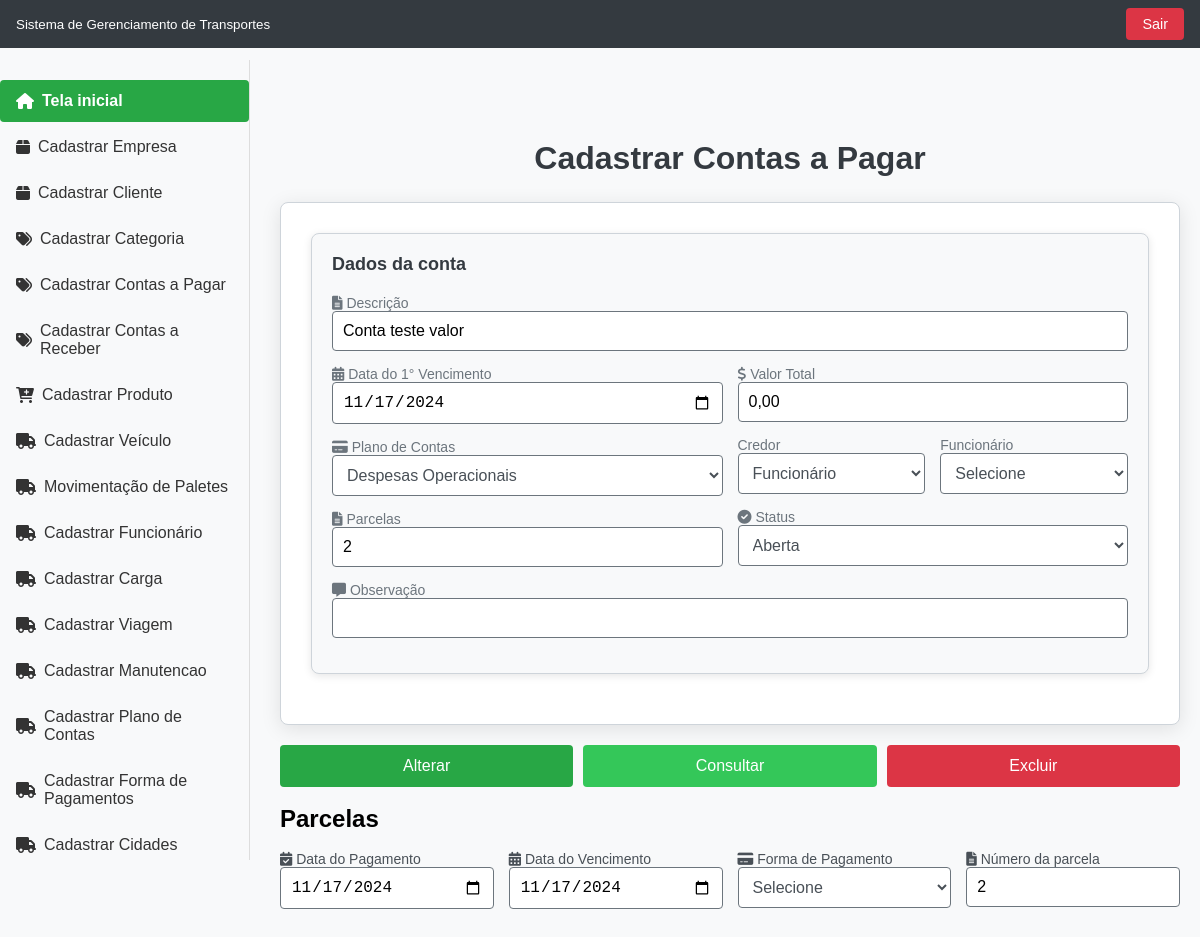
The page /tcc/contasPagar/ver?id=2 on the database as committed earlier.
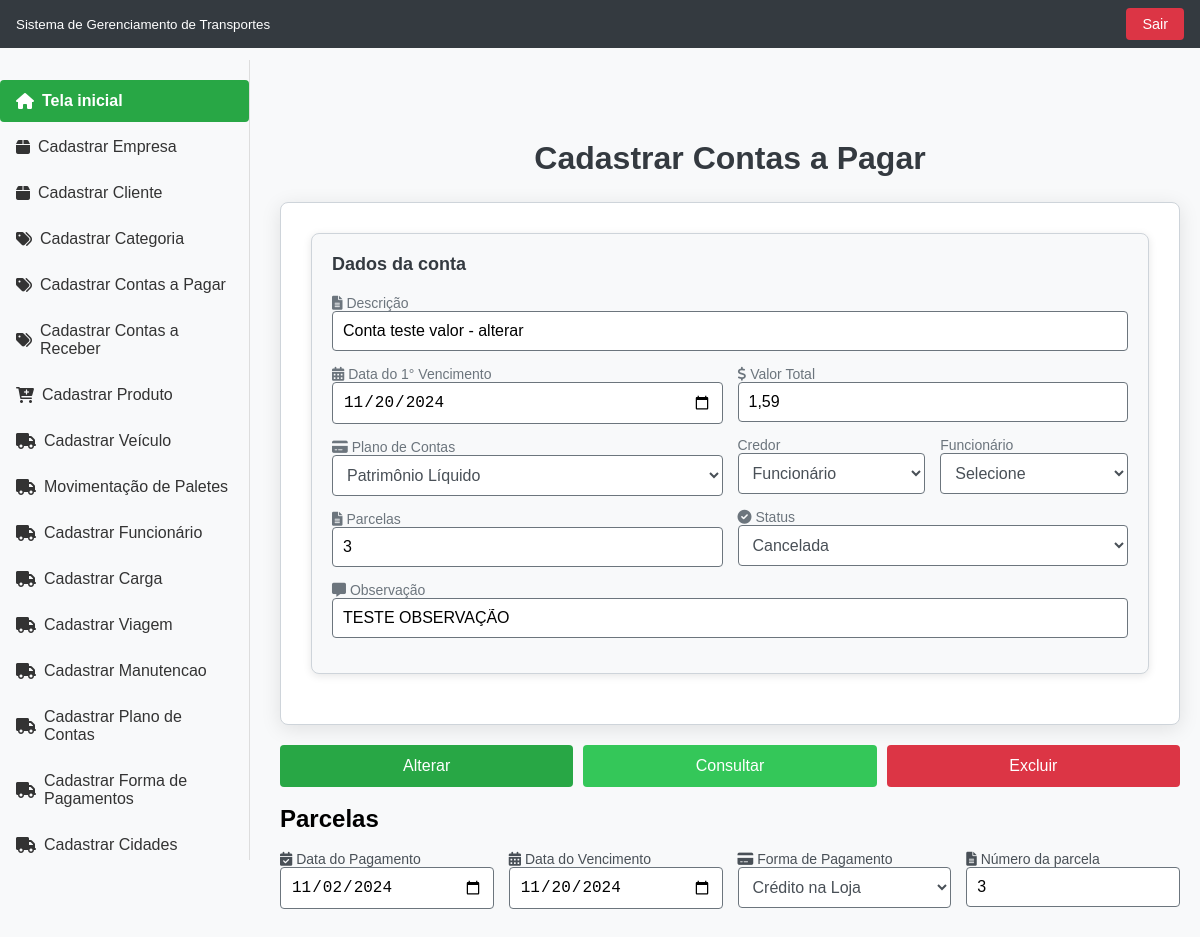
The same page on the database as committed later.
### tables this page shows
CREATE TABLE `contas_pagar` (
  `id` int(11) NOT NULL,
  `descricao` varchar(255) NOT NULL,
  `dt_vencimento` date NOT NULL,
  `valor` decimal(10,2) NOT NULL,
  `stts` varchar(1) NOT NULL,
  `dt_pagamento` date NOT NULL,
  `form_pagamento` varchar(20) NOT NULL,
  `plano_contas` int(11) NOT NULL,
  `observacao` varchar(255) NOT NULL,
  `qnt_parcelas` int(3) NOT NULL,
  `cliente` int(11) NOT NULL
);

CREATE TABLE `plano_conta` (
  `id` int(11) NOT NULL,
  `descricao` varchar(50) NOT NULL
);

CREATE TABLE `forma_pagamento` (
  `id` int(11) NOT NULL,
  `descricao` varchar(50) NOT NULL
);

### tcc/index.php (called while the page is built, shortened)
<?php
include 'rotas.php';

### tcc/DAO/MySQL.php (called while the page is built)
<?php
class MySQL extends PDO{
    private $host       = "localhost";
    private $usuario    = "root";
    private $senha      = "";
    private $db         = "tcc";
    private $opcoes = array(PDO::ATTR_ERRMODE => PDO::ERRMODE_EXCEPTION);
    public function __construct(){
        $dsn = "mysql:host=".$this->host.";dbname=".$this->db;
        return parent::__construct($dsn, $this->usuario, $this->senha, $this->opcoes);
    }
}

### tcc/DAO/contaspagarDAO.php (called while the page is built, shortened)
<?php
class contaspagarDAO{
    private $conexao;
    public function __construct(){
        include_once "MySQL.php";
        $this->conexao = new MySQL();
    }
    public function getById($id){
        $stmt = $this->conexao->prepare("SELECT * FROM contas_pagar WHERE id=?");
        $stmt->bindValue(1,$id);
        $stmt->execute();
        return $stmt->fetchObject();
    }
    public function getFormasPagamento() {
        $sql = "SELECT id, descricao FROM forma_pagamento";
        $stmt = $this->conexao->prepare($sql);
        $stmt->execute();
        return $stmt->fetchAll(PDO::FETCH_ASSOC);
    }
    public function getPlanoContas() {
        $sql = "SELECT id, descricao FROM plano_conta";
        $stmt = $this->conexao->prepare($sql);
        $stmt->execute();
        return $stmt->fetchAll(PDO::FETCH_ASSOC);
    }
}

### tcc/View/modulos/contas_pagar/cadastrar_contaspagar.php (the view, shortened to what the changed rows need)
<!DOCTYPE html>
<html lang="en">
<head>
    <link rel="stylesheet" href="https://cdnjs.cloudflare.com/ajax/libs/font-awesome/6.0.0-beta3/css/all.min.css">
    <link rel="stylesheet" href="/tcc/View/includes/css/style.css">
</head>
<body>
    <div class="header">
        <?php include PATH_VIEW . 'includes/cabecalho.php'; ?>
    </div>
    <div class="spacer"></div>
    <div class="menu">
        <?php include PATH_VIEW . 'includes/menu.php' ?>
    </div>
    <div class="conteudo">
        <div class="titulo-pagina">
            <h1>Cadastrar Contas a Pagar</h1>
        </div>
        <div class="formulario">
            <form method="post" action="/tcc/contasPagar/salvar">
                <div class="form-section">
                    <h2>Dados da conta</h2>
                        <label for="descricao">
                                <i class="fas fa-file-alt"></i> Descrição
                                <input id="descricao" name="descricao" value="<?= isset($dados_pagar) && isset($dados_pagar->descricao) ? $dados_pagar->descricao : "" ?>" type="text" required/>
                            </label>
                    <div class="form-row">
                        <div class="form-column">
                            <label for="dt_vencimento">
                                <i class="fas fa-calendar-alt"></i> Data do 1° Vencimento
                                <input id="dt_vencimento" name="dt_vencimento" value="<?= isset($dados_pagar) && isset($dados_pagar->dt_vencimento) ? $dados_pagar->dt_vencimento : date('Y-m-d') ?>" type="date" required/>
                            </label>
                            <label for="plano_contas">
                                <i class="fas fa-credit-card"></i> Plano de Contas
                                <select id="plano_contas" name="plano_contas" class="form-control" required>
                                    <?php foreach ($plano_contas as $planoC): ?>
                                        <option value="<?= $planoC['id'] ?>"
                                            <?= isset($dados_pagar) && $dados_pagar->plano_contas == $planoC['id'] ? 'selected' : '' ?>>
                                            <?= $planoC['descricao'] ?>
                                        </option>
                                    <?php endforeach; ?>
                                </select>
                            </label>
                            <label for="qnt_parcelas">
                                <i class="fas fa-file-alt"></i> Parcelas
                                <input id="qnt_parcelas" name="qnt_parcelas" value="<?= isset($dados_pagar) && isset($dados_pagar->qnt_parcelas) ? $dados_pagar->qnt_parcelas : "" ?>" type="text" required/>
                            </label>
                        </div>
                        <div class="form-column">
                            <label for="valor">
                                <i class="fas fa-dollar-sign"></i> Valor Total
                                <input id="valor" name="valor"
                                    value="<?= isset($dados_pagar) && isset($dados_pagar->valor) ? number_format($dados_pagar->valor, 2, ',', '') : "0,00" ?>"
                                    type="text" required
                                    oninput="formatarValor(this)" />
                            </label>
                            <div class="form-row">
                                <div class="form-column">
                                <label>Credor
                                        <select id="credor" name="credor" class="form-control" onchange="atualizarCamposCredor()">
                                            <option value="F" <?= isset($dados_manutencao) && $dados_manutencao->responsavel == 'F' ? 'selected' : '' ?>>Funcionário</option>
                                        </select>
                                    </label>
                                </div>
                                <div class="form-column">
                                    <div id="campo-funcionario" style="display: none;" class="campo-credor">
                                        <label for="funcionario">Funcionário
                                            <select id="funcionario" name="funcionario" class="form-control">
                                                <option>Selecione</option>
                                            </select>
                                        </label>
                                    </div>
                                </div>
                            </div>
                            <label for="stts">
                                <i class="fas fa-check-circle"></i> Status
                                <select name="stts" class="form-control">
                                    <option value="A" <?= isset($dados_pagar) && $dados_pagar->stts == "A" ? 'selected' : '' ?>>Aberta</option>
                                    <option value="C" <?= isset($dados_pagar) && $dados_pagar->stts == "C" ? 'selected' : '' ?>>Cancelada</option>
                                </select>
                            </label>
                            </div>
                        </div>
                        <label for="observacao">
                        <i class="fas fa-comment-alt"></i> Observação
                        <input id="observacao" name="observacao" value="<?= isset($dados_pagar) && isset($dados_pagar->observacao) ? $dados_pagar->observacao : "" ?>" type="text"/>
                    </label>
                    </div>
                </div>
                <div class="form-buttons">
                    <button type="submit">
                        <?= isset($dados_pagar) ? 'Alterar' : 'Cadastrar' ?>
                    </button>
                    <button type="button" class="btn-consultar" onclick="window.location.href='/tcc/contasPagar'">Consultar</button>
                    <?php if (isset($dados_pagar)): ?>
                        <button type="button" class="btn-excluir" onclick="window.location.href='/tcc/contasPagar/excluir?id=<?= $dados_pagar->id ?>'">
                            Excluir
                        </button>
                    <?php endif; ?>
                </div>
                <br>
                    <h2>Parcelas</h2>
                    <br>
                    <div class="parcela">
                        <label for="dt_pagamento">
                            <i class="fas fa-calendar-check"></i> Data do Pagamento
                            <input id="dt_pagamento" name="dt_pagamento" value="<?= isset($dados_pagar) && isset($dados_pagar->dt_pagamento) ? $dados_pagar->dt_pagamento : date('Y-m-d') ?>" type="date" required />
                        </label>
                        <label for="dt_vencimento">
                            <i class="fas fa-calendar-alt"></i> Data do Vencimento
                            <input id="dt_vencimento" name="dt_vencimento" value="<?= isset($dados_pagar) && isset($dados_pagar->dt_vencimento) ? $dados_pagar->dt_vencimento : date('Y-m-d') ?>" type="date" required />
                        </label>
                        <label for="form_pagamento">
                            <i class="fas fa-credit-card"></i> Forma de Pagamento
                            <select id="form_pagamento" name="form_pagamento" class="form-control">
                                <option value="">Selecione</option>
                                <?php foreach ($formas_pagamento as $forma): ?>
                                    <option value="<?= $forma['id'] ?>"
                                        <?= isset($dados_pagar) && $dados_pagar->form_pagamento == $forma['id'] ? 'selected' : '' ?>>
                                        <?= $forma['descricao'] ?>
                                    </option>
                                <?php endforeach; ?>
                            </select>
                        </label>
                        <label for="qnt_parcelas">
                            <i class="fas fa-file-alt"></i> Número da parcela
                            <input id="qnt_parcelas" name="qnt_parcelas" value="<?= isset($dados_pagar) && isset($dados_pagar->qnt_parcelas) ? $dados_pagar->qnt_parcelas : "" ?>" type="text" required />
                        </label>
                    </div>
        </div>
</body>
</html>

Rows that differ between the two databases and show on the page:
changed contas_pagar: descricao "Conta teste valor" → "Conta teste valor - alterar"; dt_vencimento "11/17/2024" → "11/20/2024"; plano_contas "Despesas Operacionais" → "Patrimônio Líquido"; qnt_parcelas "2" → "3"; valor "0,00" → "1,59"; stts "Aberta" → "Cancelada"; observacao (not shown) → "TESTE OBSERVAÇÃO"; dt_pagamento "11/17/2024" → "11/02/2024"; form_pagamento (not shown) → "Crédito na Loja"
Other text that changed with them:
form field form_pagamento: "Selecione" → (not shown)
